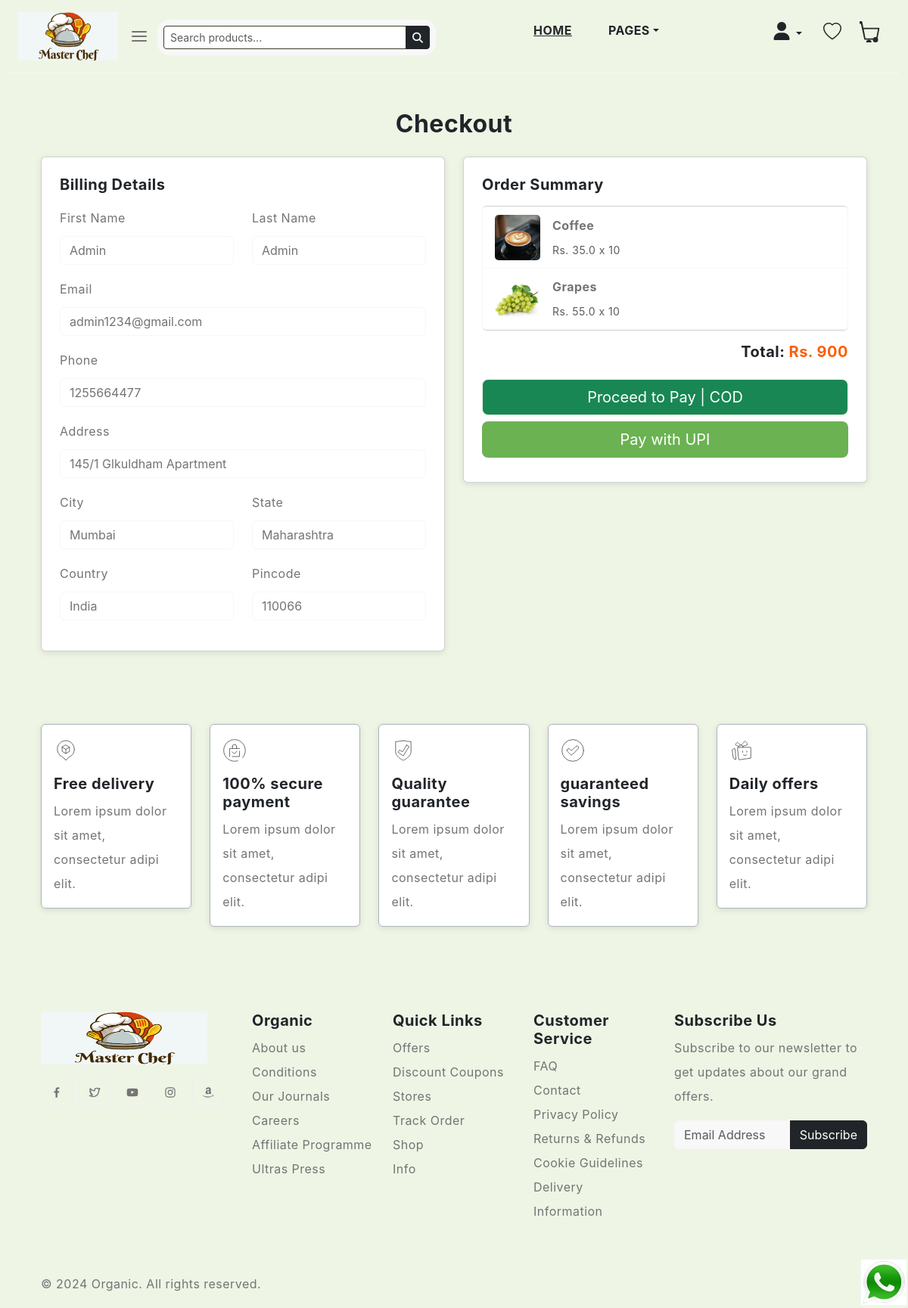
Screenshot of /checkout/ (signed in) with the database file from the repository.
### FoodApp/models.py (models this page shows, shortened)
class Profile(models.Model):
    user = models.OneToOneField(User,on_delete=models.CASCADE)
    phone = models.CharField(max_length=50,null=False)
    address = models.TextField(null=False)
    city = models.CharField(max_length=550,null=False)
    state = models.CharField(max_length=550,null=False)
    country = models.CharField(max_length=550,null=False)
    pincode = models.IntegerField(null=False)
    created_at = models.DateTimeField(auto_now_add=True)

class Cart(models.Model):
    user =  models.ForeignKey(User,on_delete=models.CASCADE)
    Product = models.ForeignKey(Product,on_delete=models.CASCADE)
    product_qty = models.IntegerField(null=False,blank=False)
    created_at = models.DateTimeField(auto_now_add=True)

class Product(models.Model):
    category = models.ForeignKey(Category, on_delete=models.CASCADE)
    slug=models.CharField(max_length=150,null=False,blank=False)
    name=models.CharField(max_length=150,null=False,blank=False)
    product_image=models.ImageField(upload_to=get_image_path,null=True,blank=True)
    small_description=models.CharField(max_length= 250,null=False,blank=False)
    quantity=models.IntegerField(null=False,blank=False)
    descriptions=models.TextField(max_length= 500,null=False,blank=False)
    original_price=models.FloatField(null=False,blank=False)
    selling_price=models.FloatField(null=False,blank=False)
    status=models.BooleanField(default=False,help_text="0=default,1=Trending")
    trending=models.BooleanField(default=False,help_text="0=default,1=Trending")
    tag=models.CharField(max_length=150,null=False,blank=False)
    meta_title=models.CharField(max_length=150,null=False,blank=False)
    meta_keywords=models.CharField(max_length=150,null=False,blank=False)
    meta_description=models.TextField(max_length= 500,null=False,blank=False)
    created_at=models.DateTimeField(auto_now_add=True)

### FoodApp/views.py (the view)
# urls.py: path('checkout/',views.checkout,name='checkout'),
@login_required
def checkout(request):
    cartitem = Cart.objects.filter(user = request.user)
    total_price = 0
    for item in cartitem:
        total_price = total_price + item.product_qty * item.Product.selling_price
    profile = Profile.objects.filter(user=request.user).first()
    context = {
        'cartitem':cartitem,
        'total_price':total_price,
        'profile':profile
    }
    return render(request,'pages/checkout.html',context)

### templates/pages/checkout.html (shortened to what this page needs)
{% extends 'base.html' %}
{% load static %}
{% block content %}
<!DOCTYPE html>
<html lang="en">
<head>
    <link href="https://cdn.jsdelivr.net/npm/bootstrap@5.3.0/dist/css/bootstrap.min.css" rel="stylesheet">
    <link href="https://cdn.jsdelivr.net/npm/bootstrap-icons/font/bootstrap-icons.css" rel="stylesheet">
</head>
<body>
<div class="container checkout-container my-5">
    <h2 class="text-center mb-4">Checkout</h2>
    <form method="POST" enctype="multipart/form-data" action="{% url 'placeorder' %}">
    <div class="row">
        <div class="col-md-6">
            <div class="card p-4">
                <h5 class="mb-3">Billing Details</h5>
                    <div class="row">
                        <div class="col-md-6 mb-3">
                            <label for="first_name" class="form-label">First Name</label>
                            <input type="text" class="form-control" id="first_name" name="first_name" value="{{request.user.first_name}}" required>
                        </div>
                        <div class="col-md-6 mb-3">
                            <label for="last_name" class="form-label">Last Name</label>
                            <input type="text" class="form-control" id="last_name" name="last_name" value="{{request.user.last_name}}" required>
                        </div>
                    </div>
                    <div class="mb-3">
                        <label for="email" class="form-label">Email</label>
                        <input type="email" class="form-control" id="email" name="email" value="{{request.user.email}}" required>
                    </div>
                    <div class="mb-3">
                        <label for="phone" class="form-label">Phone</label>
                        <input type="tel" class="form-control" id="phone" name="phone" value="{{profile.phone}}" required>
                    </div>
                    <div class="mb-3">
                        <label for="address" class="form-label">Address</label>
                        <input type="text" class="form-control" id="address" name="address" value="{{profile.address}}" required>
                    </div>
                    <div class="row">
                        <div class="col-md-6 mb-3">
                            <label for="city" class="form-label">City</label>
                            <input type="text" class="form-control" id="city" name="city" value="{{profile.city}}" required>
                        </div>
                        <div class="col-md-6 mb-3">
                            <label for="state" class="form-label">State</label>
                            <input type="text" class="form-control" id="state" name="state" value="{{profile.state}}" required>
                        </div>
                    </div>
                    <div class="row">
                        <div class="col-md-6 mb-3">
                            <label for="country" class="form-label">Country</label>
                            <input type="text" class="form-control" id="country" name="country" value="{{profile.country}}" required>
                        </div>
                        <div class="col-md-6 mb-3">
                            <label for="pincode" class="form-label">Pincode</label>
                            <input type="text" class="form-control" id="pincode" name="pincode" value="{{profile.pincode}}" required>
                        </div>
                    </div>
            </div>
        </div>
        <div class="col-md-6">
            <div class="card p-4">
                <h5 class="mb-3">Order Summary</h5>
                <ul class="list-group mb-3">
                    {% for item in cartitem %}
                    <li class="list-group-item d-flex justify-content-between align-items-center">
                        <div class="d-flex align-items-center">
                            <img src="{{ item.Product.product_image.url }}" alt="{{ item.Product.name }}" class="product-img me-3">
                            <div>
                                <p class="mb-0 fw-bold">{{ item.Product.name }}</p>
                                <small class="text-muted">Rs. {{ item.Product.selling_price }} x {{ item.product_qty }}</small>
                            </div>
                        </div>
                    </li>
                    {% endfor %}
                </ul>
                <h5 class="text-end">Total: <span class="fw-bold text-danger">Rs. {{ total_price|stringformat:'d' }}</span></h5>
                <div class="d-grid mt-3">
                    <button type="submit" class="btn btn-success btn-lg">Proceed to Pay | COD</button>
                    <button type="button" class="razrpay btn btn-primary btn-lg my-2">Pay with UPI</button>
                </div>
            </div>
        </div>
    </div>
</form>
</div>
</body>
</html>
{% endblock %}

### static/css/style.css (style rules this page uses)
body { --heading-font : "Inter", sans-serif; --bs-link-color: #333; --bs-link-hover-color:#333; --bs-link-color-rgb: 40,40,40; --bs-link-hover-color-rgb: 0,0,0; --bs-light-rgb: 248, 248, 248; --bs-font-sans-serif: "Inter", sans-serif; --bs-body-font-family: var(--bs-font-sans-serif); --bs-body-font-size: 1rem; --bs-body-font-weight: 400; --bs-body-line-height: 2; --bs-body-color: #747474; --bs-primary: #6BB252; --bs-primary-rgb: 107, 178, 82; --bs-secondary: #364127; --bs-secondary-rgb: 54, 65, 39; --bs-danger: #F95F09; --bs-danger-rgb: 249, 95, 9; --bs-success: #a3be4c; --bs-success-rgb: 163, 190, 76; --bs-primary-bg-subtle: #FFF9EB; --bs-success-bg-subtle: #eef5e5; --bs-border-color: #F7F7F7; }
.btn-primary { --bs-btn-color: #fff; --bs-btn-bg: var(--bs-primary); --bs-btn-border-color: transparent; --bs-btn-hover-color: #fff; --bs-btn-hover-bg: #f7a422; --bs-btn-hover-border-color: transparent; --bs-btn-focus-shadow-rgb: 49,132,253; --bs-btn-active-color: #fff; --bs-btn-active-bg: var(--bs-primary); --bs-btn-active-border-color: transparent; --bs-btn-active-shadow: inset 0 3px 5px rgba(0, 0, 0, 0.125); --bs-btn-disabled-color: #fff; --bs-btn-disabled-bg: #d3d7dd; --bs-btn-disabled-border-color: transparent; }
.btn-success { --bs-btn-color: #222; --bs-btn-bg: #EEF5E4; --bs-btn-border-color: #EEF5E4; --bs-btn-hover-color: #222; --bs-btn-hover-bg: #9de3c2; --bs-btn-hover-border-color: #9de3c2; --bs-btn-focus-shadow-rgb: 60,153,110; --bs-btn-active-color: #222; --bs-btn-active-bg: #9de3c2; --bs-btn-active-border-color: #9de3c2; --bs-btn-active-shadow: inset 0 3px 5px rgba(0, 0, 0, 0.125); --bs-btn-disabled-color: #222; --bs-btn-disabled-bg: #EEF5E4; --bs-btn-disabled-border-color: #EEF5E4; }
body { letter-spacing: 0.03em; }
h1,h2,h3,h4,h5,h6 { font-family: var(--heading-font); color: var(--bs-dark); font-weight: 700; }
.container, .container-fluid, .container-lg, .container-md, .container-sm, .container-xl, .container-xxl { --bs-gutter-x: 3rem; }

### templates/base.html (style rules this page uses)
.btn-success { background-color: #198754 !important; color: white !important; }

### templates/pages/checkout.html (style rules this page uses)
.checkout-container { max-width: 900px; margin: auto; }
.card { box-shadow: 0px 2px 8px rgba(0, 0, 0, 0.1); border: none; border-radius: 10px; transition: all 0.3s ease-in-out; }
.form-control { border: 2px solid #ced4da; transition: border-color 0.3s ease-in-out, box-shadow 0.3s ease-in-out; }
.product-img { width: 60px; height: 60px; object-fit: cover; border-radius: 5px; }

### rows the page displays
Profile: phone "1255664477", address "145/1 Glkuldham Apartment", city "Mumbai", state "Maharashtra", country "India", pincode "110066"
Cart: Product.product_image (picture), Product.name "Coffee", Product.selling_price "35.0", product_qty "10"
Cart: Product.product_image (picture), Product.name "Grapes", Product.selling_price "55.0", product_qty "10"

### other values shown
{{ total_price|stringformat:'d' }} "900"
